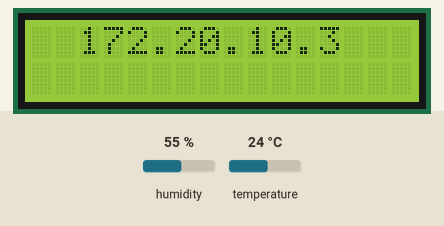
A sketch run on a simulated ESP32. Shown: 16×2 character LCD. The inputs (shaded band) are chosen by the test bench; at power-on: humidity 55 %, temperature 24 °C. WiFi joins after 1.5 s; servers stay silent unless stated; uploads are accepted with an empty reply; what the sketch prints to the serial monitor is not drawn.

Above: at 0.1 s.
At 4.1 s:
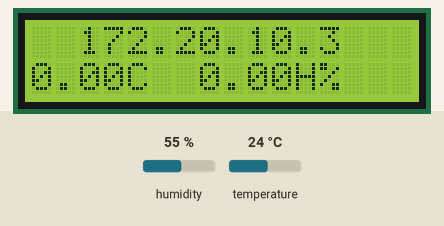
At 14.3 s:
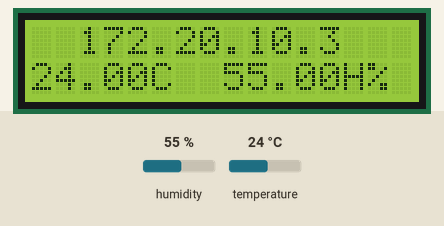

The sketch:

V2.ino
```cpp
#include <WiFi.h>
#include <HTTPClient.h>
#include <DHT.h>
#include <LiquidCrystal.h>

// Paramètres du réseau Wi-Fi
const char* ssid = "iPhone 14 PRO de Téo";
const char* password = "DexlaZ29";
const int rs = 16, en = 17, d4 = 5, d5 = 18, d6 = 19, d7 = 21;
int temp;
int hum;
float tempe;
float humi;

LiquidCrystal lcd(rs, en, d4, d5, d6, d7);

// Initialisation du capteur DHT22
#define DHTPIN 4
#define DHTTYPE DHT22
DHT dht(DHTPIN, DHTTYPE);


const char* serverName = "http://172.20.10.3/relevee.php";

// Fonction pour envoyer les données au serveur
void sendDataToServer(float temp, float hum) {
    if (WiFi.status() == WL_CONNECTED) {
        HTTPClient http;
        http.begin(serverName);
        http.addHeader("Content-Type", "application/x-www-form-urlencoded");


        String postData = "temperature=" + String(temp) + "&humidite=" + String(hum);


        Serial.println("---- Envoi des données ----");
        Serial.print("Température : ");
        Serial.print(temp);
        Serial.println(" °C");
        tempe=temp;

        Serial.print("Humidité : ");
        Serial.print(hum);
        Serial.println(" %");
        humi=hum;


        int httpResponseCode = http.POST(postData);


        Serial.print("Code HTTP : ");
        Serial.println(httpResponseCode);


        if (httpResponseCode > 0) {
            String response = http.getString();
            Serial.println("Réponse du serveur : " + response);
        } else {
            Serial.println("Erreur lors de l'envoi des données.");
        }

        http.end();
    } else {
        Serial.println("Pas de connexion WiFi !");
    }
}


void setup() {

     lcd.begin(16, 2);
    lcd.print("  172.20.10.3");

    Serial.begin(115200);
    dht.begin();
    delay(2000);


    Serial.print("Connexion à ");
    Serial.println(ssid);
    WiFi.begin(ssid, password);

    int attempts = 0;
    while (WiFi.status() != WL_CONNECTED && attempts < 20) {
        delay(1000);
        Serial.print(".");
        attempts++;
    }

    if (WiFi.status() == WL_CONNECTED) {
        Serial.println("\nWiFi connecté !");
        Serial.print("Adresse IP : ");
        Serial.println(WiFi.localIP());
    } else {
        Serial.println("\nÉchec de connexion WiFi !");
    }
}


void loop() {

    lcd.setCursor(0, 1);
    lcd.print(tempe);
    lcd.print("C  ");
    lcd.print(humi);
    lcd.print("H%");


    float temperature = dht.readTemperature();
    float humidite = dht.readHumidity();

    if (!isnan(temperature) && !isnan(humidite)) {

        sendDataToServer(temperature, humidite);
    } else {
        Serial.println("Erreur de lecture du capteur !");
    }

    delay(10000);
}
```

Measured:
- what the display in image 1 shows lasts 10.2 s, from 4.1 s to 14.3 s
